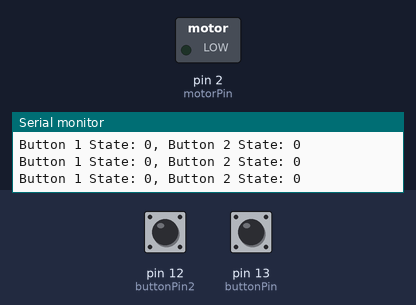
A sketch run on a simulated Arduino Uno, built with avr-gcc and run on an emulated ATmega328P. Shown: switched loads named in the sketch (green lamp = pin HIGH), the last lines printed to the serial monitor. Inputs (shaded band) come from the test bench; at power-on: pin 13 (buttonPin) LOW, pin 12 (buttonPin2) LOW.

Above: at 1.2 s.
1.3 s: pin 13 (buttonPin) pulled HIGH for 0.15 s
At 1.43 s:
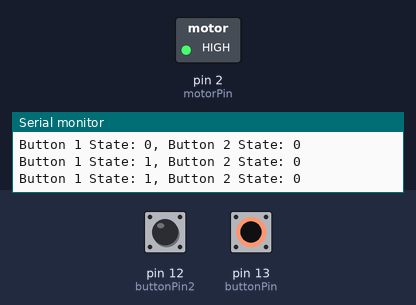
3.0 s: pin 13 (buttonPin) pulled HIGH for 3.2 s
At 6.8 s:
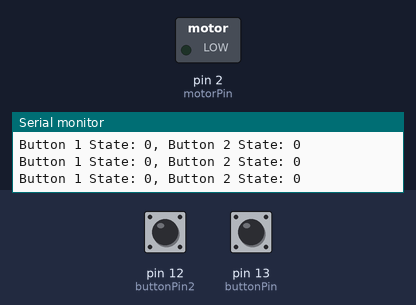
Timing chart, 0 to 8.3 s (numbered marks = the images above; inputs shaded):
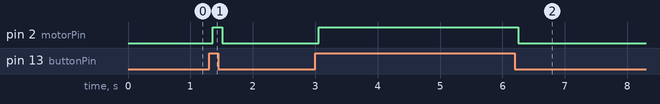

Measured:
- after the input at 1.3 s, pin 2 (motorPin): LOW → HIGH after 0.06 s, → LOW 0.16 s later
- after the input at 3.0 s, pin 2 (motorPin): LOW → HIGH after 0.05 s, → LOW 3.2 s later

The sketch:

Button_Motor.ino
```cpp
int buttonPin = 13, motorPin = 2, buttonState = 0, buttonPin2 = 12, motorPin2 = 3, buttonState2 = 0;
String b1 = "Button 1 State: ", b2 = ", Button 2 State: ";
void setup() {
  // put your setup code here, to run once:
  Serial.begin(9600);
  pinMode(motorPin, OUTPUT);
  pinMode(motorPin, OUTPUT);
  pinMode(buttonPin, INPUT);
  pinMode(buttonPin, INPUT);
}

void loop() {
  // put your main code here, to run repeatedly:
  buttonState = digitalRead(buttonPin);
  buttonState2 = digitalRead(buttonPin2);
  Serial.print(b1);
  Serial.print(buttonState);
  Serial.print(b2);
  Serial.println(buttonState2);
  if (buttonState == HIGH) {
    digitalWrite(motorPin, HIGH);
  }
  else if (buttonState2 == HIGH) {
    digitalWrite(motorPin2, HIGH);
  }
  else {
    digitalWrite(motorPin, LOW);
    digitalWrite(motorPin2, LOW);
  }
}
```
